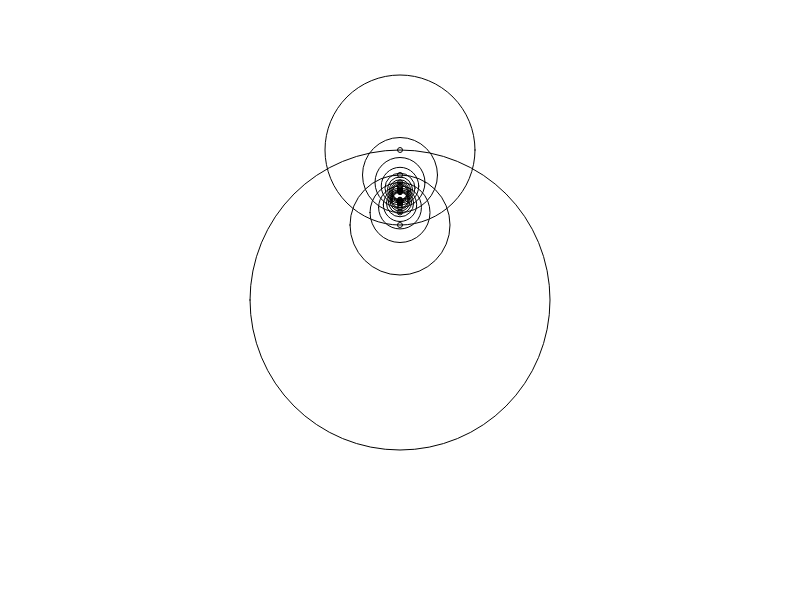
Frame 1 (no input)
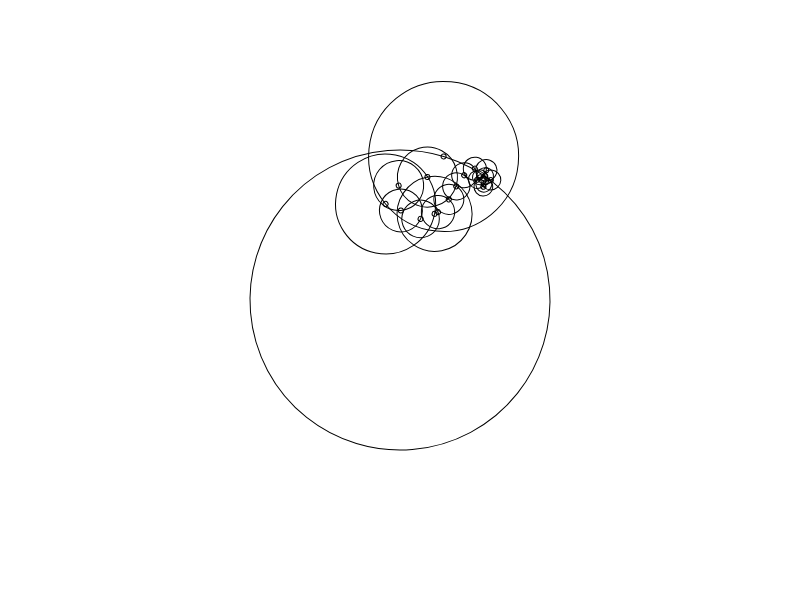
Frame 60 (no input)
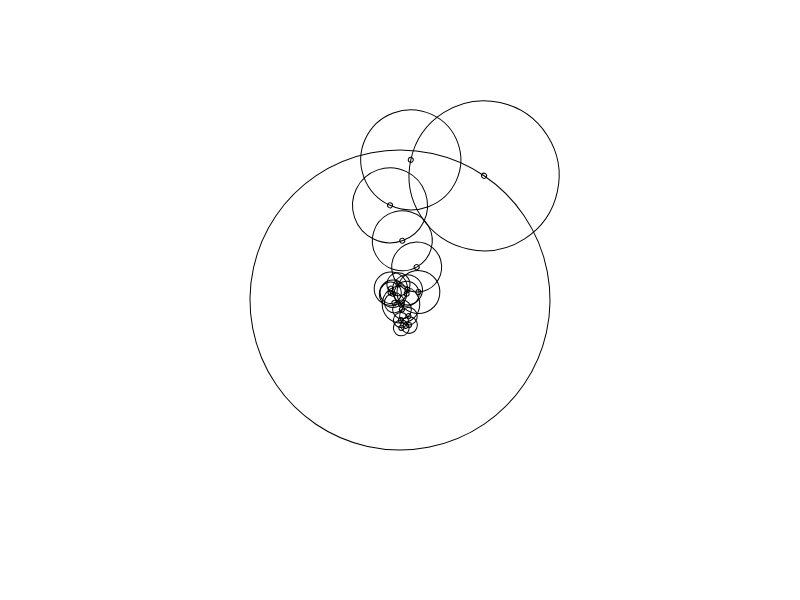
Frame 120 (the mouse pressed at the canvas centre since frame 60)

The p5.js sketch that drew these frames (run headless with seeded random() and noise() and a simulated clock; from frame 60 on, the mouse is pressed at the canvas centre):

// p5.js sketch
// ── sketch.js
// SPIROGRAPH
// http://en.wikipedia.org/wiki/Spirograph
// also (for inspiration):
// http://ensign.editme.com/t43dances
//
// this processing sketch uses simple OpenGL transformations to create a
// Spirograph-like effect with interlocking circles (called sines).  
// press the spacebar to switch between tracing and
// showing the underlying geometry.
//
// your tasks:
// (1) tweak the code to change the simulation so that it draws something you like.
// hint: you can change the underlying system, the way it gets traced when you hit the space bar,
// or both.  try to change *both*.  :)
// (2) use minim to make the simulation MAKE SOUND.  the full minim docs are here:
// http://code.compartmental.net/minim/
// hint: the website for the docs has three sections (core, ugens, analysis)... look at all three
// another hint: minim isn't super efficient with a large number of things playing at once.
// see if there's a simple way to get an effective sound, or limit the number of shapes
// you're working with.

var NUMSINES = 20; // how many of these things can we do at once?
var sines = new Array(NUMSINES); // an array to hold all the current angles
var rad; // an initial radius value for the central sine
var i; // a counter variable

// play with these to get a sense of what's going on:
var fund = 0.005; // the speed of the central sine
var ratio = 1.; // what multiplier for speed is each additional sine?
var alpha = 50; // how opaque is the tracing system

var trace = false; // are we tracing?

function setup()
{
  createCanvas(800, 600); // OpenGL mode

  rad = height/4.; // compute radius for central circle
  background(255); // clear the screen

  for (i = 0; i<sines.length; i++)
  {
    sines[i] = PI; // start EVERYBODY facing NORTH
  }
}

function draw()
{
  resetMatrix(); // reset all the transformations

  if (!trace) background(255); // clear screen if showing geometry
  if (!trace) {
    stroke(0, 255); // black pen
    noFill(); // don't fill
  } 

  // MAIN ACTION
  push(); // start a transformation matrix
  translate(width/2, height/2); // move to middle of screen

  for (i = 0; i<sines.length; i++) // go through all the sines
  {
    var erad = 0; // radius for small "point" within circle... this is the 'pen' when tracing
    // setup tracing
    if (trace) {
      stroke(0, 0, 255*(float(i)/sines.length), alpha); // blue
      fill(0, 0, 255, alpha/2); // also, um, blue
      erad = 5.0*(1.0-float(i)/sines.length); // pen width will be related to which sine
    }
    var radius = rad/(i+1); // radius for circle itself
    rotate(sines[i]); // rotate circle
    if (!trace) ellipse(0, 0, radius*2, radius*2); // if we're simulating, draw the sine
    push(); // go up one level
    translate(0, radius); // move to sine edge
    if (!trace) ellipse(0, 0, 5, 5); // draw a little circle
    if (trace) ellipse(0, 0, erad, erad); // draw with erad if tracing
    pop(); // go down one level
    translate(0, radius); // move into position for next sine
    sines[i] = (sines[i]+(fund+(fund*i*ratio)))%TWO_PI; // update angle based on fundamental
  }
  
  pop(); // pop down final transformation
  
}

function keyReleased()
{
  if (key==' ') {
    trace = !trace; 
    background(255);
  }
}
